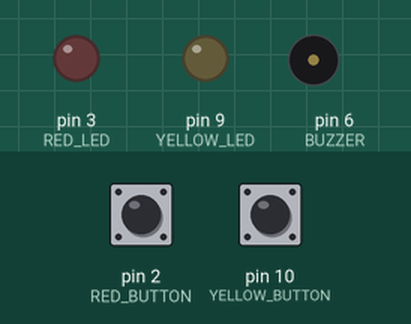
The sketch below on a simulated Arduino Uno, built with avr-gcc and run on an emulated ATmega328P. Parts: output pins drawn as LEDs (lit = HIGH), buzzer (waves = sounding). The test bench sets the inputs (shaded band); at power-on: pin 2 (RED_BUTTON) HIGH, pin 10 (YELLOW_BUTTON) HIGH. Random numbers use the default seed unless the sketch sets one.

Above: at 1.2 s.
1.3 s: pin 2 (RED_BUTTON) pulled LOW for 0.15 s
At 2.3 s:
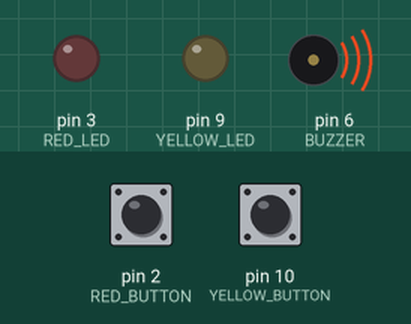
4.4 s: pin 2 (RED_BUTTON) pulled LOW for 1 s
At 5.2 s:
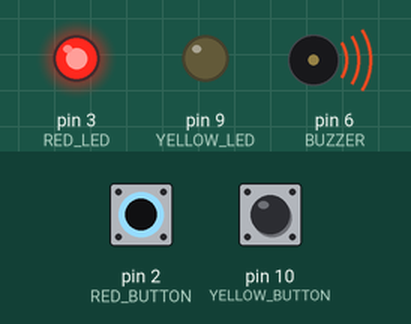
8.4 s: pin 2 (RED_BUTTON) pulled LOW for 3.2 s
At 12.3 s:
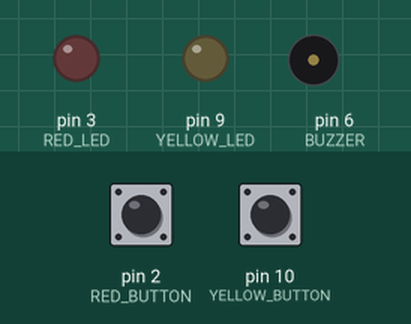
13.1 s: pin 10 (YELLOW_BUTTON) pulled LOW for 0.15 s
At 14.95 s:
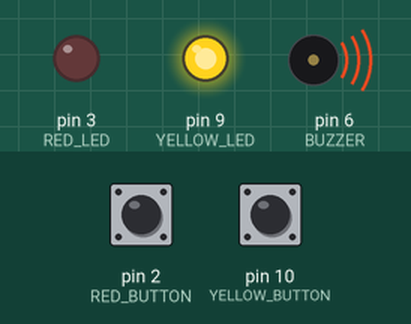
Timing chart, 0 to 17.0 s (numbered marks = the images above; inputs shaded):
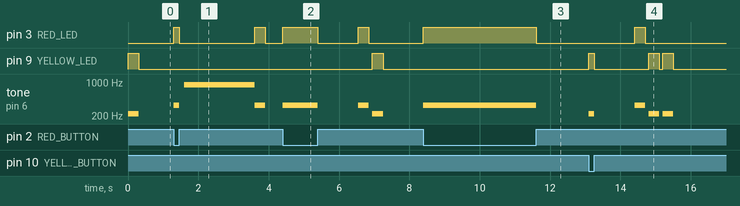

Measured:
- after the input at 1.3 s, pin 3 (RED_LED): LOW → HIGH at once, → LOW 0.15 s later, → HIGH 2.2 s later, → LOW 0.30 s later; tone on pin 6 (BUZZER): plays 330 Hz for 0.15 s, 880 Hz for 2.0 s, 330 Hz for 0.30 s, starting at once
- after the input at 4.4 s, pin 3 (RED_LED): LOW → HIGH at once, → LOW 1.0 s later, → HIGH 1.2 s later, → LOW 0.30 s later; pin 9 (YELLOW_LED): LOW → HIGH after 2.6 s, → LOW 0.30 s later; tone on pin 6 (BUZZER): plays 330 Hz for 1.0 s, 330 Hz for 0.30 s, 220 Hz for 0.30 s, starting at once
- after the input at 8.4 s, pin 3 (RED_LED): LOW → HIGH at once, → LOW 3.2 s later; tone on pin 6 (BUZZER): silent → 330 Hz at once, → silent 3.2 s later
- after the input at 13.1 s, pin 3 (RED_LED): LOW → HIGH after 1.3 s, → LOW 0.30 s later; pin 9 (YELLOW_LED): goes HIGH 0.15 s, LOW 1.6 s, HIGH 0.30 s, LOW 0.10 s, HIGH 0.30 s, then LOW, starting at once; tone on pin 6 (BUZZER): plays 220 Hz for 0.15 s, 330 Hz for 0.30 s, 220 Hz for 0.30 s, 220 Hz for 0.30 s, starting at once

The sketch:

simonSays.ino
```cpp
// Pins used by the Arduino UNO
int BUZZER        = 6;
int RED_LED       = 3;
int RED_BUTTON    = 2;
int YELLOW_LED    = 9;
int YELLOW_BUTTON = 10;

// Frequencies played by the Buzzer (all in Hz)
int RED_FREQ    = 330;
int YELLOW_FREQ = 220;
int FAIL_FREQ   = 880;

// Constants used to define the gameplay flow
int BLINK_LEN = 300;      // The length of a single blink
int BLINK_LEN_MIN = 125;  // The length of a single blink
int BLINK_DELAY = 100;    // The delay between blinks
int FAIL_LEN = 1000;      // The length of the failure buzz
int TURN_DELAY = 1000;    // The length between turns
int INPUT_DELAY = 150;    // The time between inputs
// Misc variables used by game program
int seq[100];
int num_steps = 0;


/*
 * setup() is run once at startup
 */
void setup() {
  // Enable all the pins as either input (using onboard pullup resistor) or output
  pinMode(BUZZER, OUTPUT);
  pinMode(RED_BUTTON, INPUT_PULLUP);
  pinMode(RED_LED, OUTPUT);
  pinMode(YELLOW_BUTTON, INPUT_PULLUP);
  pinMode(YELLOW_LED, OUTPUT);

  // Set the seed for random number generation using
  //   analogRead(0) to read some arbitrary voltage from pin 0
  //   to make sure the game is different every playthrough.
  randomSeed(analogRead(0));
}


/*
 * blink_buzz(time, pin) will simultaneously blink and buzz the
 *   corresponding LED and Frequency according to the specified pin
 *   for a specified length of time.
 */
void blink_buzz(int time, int pin) {
  // Set the frequency, led pin, and button pin to be blinked and buzzed
  //   according to the input pin (Yellow or Red).
  int frequency, led_pin, button_pin;
  if (pin == RED_LED) {
    frequency  = RED_FREQ;
    led_pin    = RED_LED;
    button_pin = RED_BUTTON;
  } else if (pin == YELLOW_LED) {
    frequency  = YELLOW_FREQ;
    led_pin    = YELLOW_LED;
    button_pin = YELLOW_BUTTON;
  }

  // tone(PIN, FREQUENCY) will turn PIN on and off,
  //   FREQUENCY times per second.
  tone(BUZZER, frequency);
  // digitalWrite(PIN, VALUE) will set PIN to VALUE;
  //   HIGH (0x1) is considered on, and LOW (0x0) is considered off.
  digitalWrite(led_pin, HIGH);

  // If we specified a time, we should delay that long;
  //   this is essentially how long the blink and buzz last.
  if (time > 0) delay(time);
  else {
    // If no time is specified, we just delay some minimum length of time.
    delay(BLINK_LEN_MIN);
    // Otherwise, while the button is still being pressed (LOW),
    //   spin infinitely until the user lets go.
    while (digitalRead(button_pin) == LOW);
  }

  // noTone(PIN) stops pulsing the pin at PIN
  noTone(BUZZER);
  //   and we set the led pin to LOW to turn it off.
  digitalWrite(led_pin, LOW);
}


/*
 * loop() is the function that runs infinitely
 *   while the Arduino UNO is powered on.
 *
 * When the end of loop() is reached, the Arduino UNO
 *   jumps back to the top of loop() and starts over.
 */
void loop() {
  // Append a random number to the current sequence
  seq[num_steps++] = random(0, 2);
  // Then play the sequence for the user
  for (int i = 0; i < num_steps; i++) {
    if (seq[i] == 0) blink_buzz(BLINK_LEN, YELLOW_LED);
    else blink_buzz(BLINK_LEN, RED_LED);
    // Between each blink/buzz, we wait BLINK_DELAY milliseconds
    //   before blinking/buzzing again.
    delay(BLINK_DELAY);
  }

  // Start at step 0,
  int step = 0;
  int player;
  //   and have the user go through each step, one at a time.
  while (step < num_steps) {
    // Wait for user input,
    int redState = HIGH;
    int yellowState = HIGH;
    while (yellowState == HIGH && redState == HIGH) {
      redState = digitalRead(RED_BUTTON);
      yellowState = digitalRead(YELLOW_BUTTON);
    }
    //   then blink/buzz the correct LED accordingly,
    if (redState == LOW) {
      blink_buzz(-1, RED_LED);
      player = 1;
    } else if (yellowState == LOW) {
      blink_buzz(-1, YELLOW_LED);
      player = 0;
    }
    //   waiting INPUT_DELAY microseconds between each input.
    delay(INPUT_DELAY);

    // If the player hit the wrong button, they fail,
    if (player != seq[step]) {
      tone(BUZZER, FAIL_FREQ);
      delay(FAIL_LEN);
      //   and the game loop ends and restarts.
      num_steps = 0;
      break;
    }

    step++;
  }

  // Wait TURN_DELAY microseconds between each turn
  delay(TURN_DELAY);
}
```
